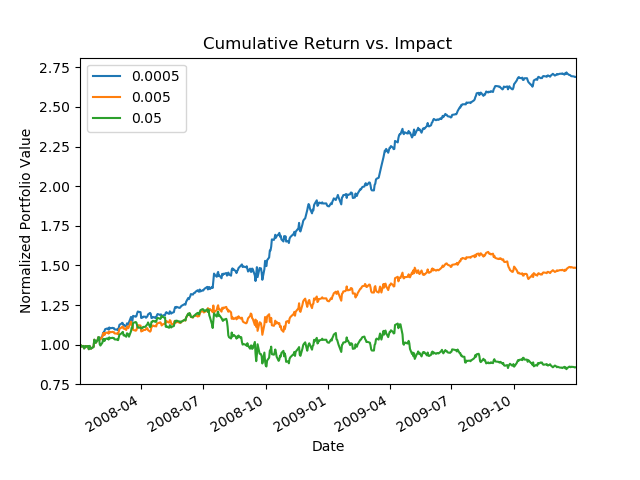

Write Python code to recreate this figure.
import datetime as dt
import numpy as np
import pandas as pd
import copy
import util as ut  	
import marketsimcode as ms
import matplotlib.pyplot as plt
import StrategyLearner as sl


def author():
    return 'axiao31'

def show_stats(portval, impact):
    cr, addr, sddr, sr = ms.get_portfolio_stats(portval)
    print("Learner with impact:" + str(impact))
    print("Cumulative Return: ", str(cr))
    print("Average Daily Return: ", str(addr))
    print("Standard Deviation of Daily Return: ", str(sddr))
    print("Sharpe Ratio: ", str(sr))
    print("")

def experiment2():
    sd = dt.datetime(2008, 1, 1)
    ed = dt.datetime(2009, 12, 31)
    dates = pd.date_range(sd, ed)
    symbols = 'JPM'
    
    impacts = [0.0005, 0.005, 0.05]
    portval = []

    for i in impacts:
        learner = sl.StrategyLearner(verbose=False, impact=i)
        learner.add_evidence(symbols, sd, ed, sv=100000)
        sl_trades = learner.testPolicy(symbols, sd, ed, sv=100000)
        df = pd.DataFrame(sl_trades, columns = [symbols])
        # print(type(df))
        # print(df)
        temp = ms.compute_portvals(df, sd, ed, start_val=100000, commission=9.95, impact=i)
        temp = temp/temp.iloc[0]
        portval.append(temp)
        show_stats(temp, i)
    
    #plot 
    fig, ax = plt.subplots()
    ax.set_xlabel("Date")
    ax.set_ylabel("Normalized Portfolio Value")
    ax.set_title("Cumulative Return vs. Impact")
    ax = portval[0].plot(label="0.0005")
    portval[1].plot(label="0.005")
    portval[2].plot(label="0.05")
    ax.legend(loc='best')
    plt.savefig("images/experiment2.png")

    

